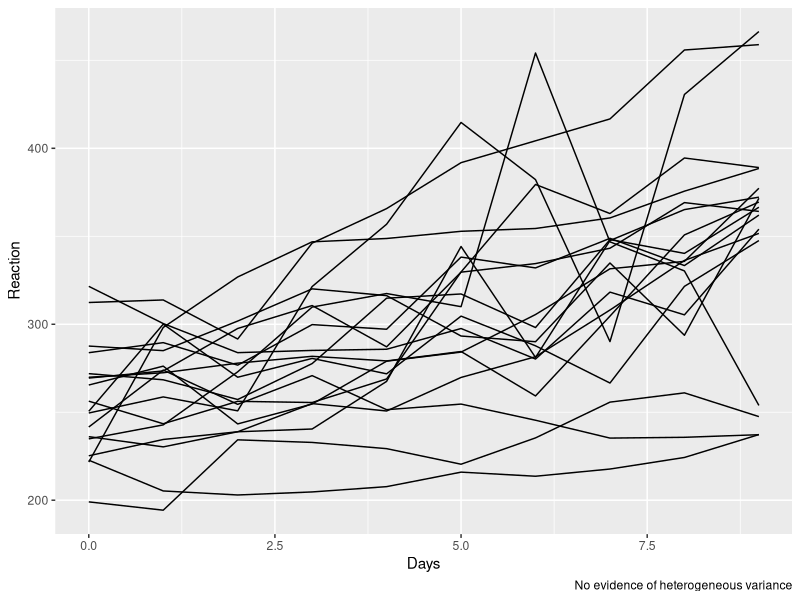
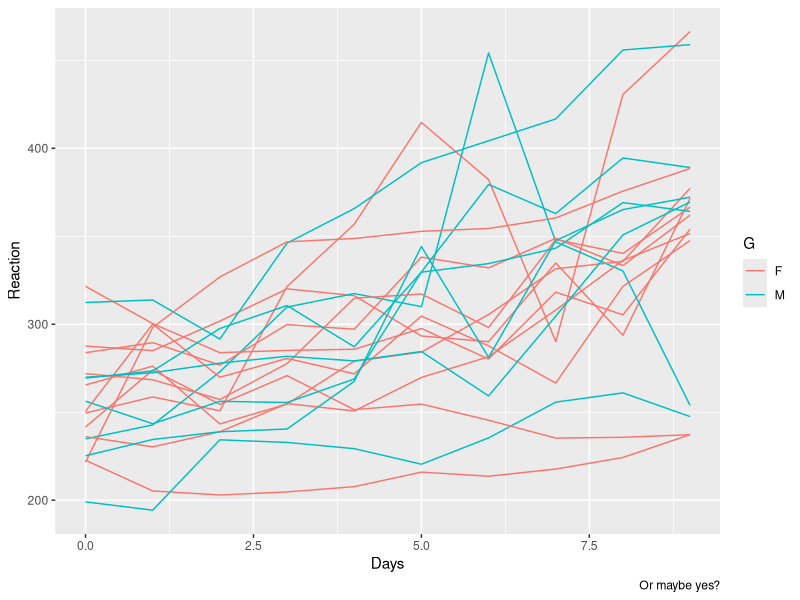

Recreate these plots in R, in order.
## ---- chunk 1
knitr::opts_chunk$set(echo = FALSE, warning = FALSE, message = FALSE)
## ---- chunk 2
library(dplyr)
library(ggplot2)
library(lme4)
library(nlme)
## ---- chunk 3
data <- sleepstudy
head(data)
## ---- chunk 4
set.seed(88)

sg <- data.frame()
sb <- unique(data$Subject)

for (i in 1:length(sb)) {
  g = sample(LETTERS[c(6,13)], size = 1)
  sg = rbind(sg, cbind(Subject=paste(sb[i]), G=g))
}

head(sg)
## ---- chunk 5
data_2 <- inner_join(data, sg, by="Subject")
head(data_2)
## ---- chunk 6
data_2 %>%
  ggplot(aes(y=Reaction, x=Days, group=Subject)) +
  geom_path() +
  labs(caption="No evidence of heterogeneous variance")
## ---- chunk 7
data_2 %>%
  ggplot(aes(y=Reaction, x=Days, group=Subject, color=G)) +
  geom_path() +
  labs(caption="Or maybe yes?")
## ---- chunk 8
# Common models for between and within person variance
model.01 = lme(fixed = Reaction ~ 1,  
               random = ~ 1 | Subject,
                       data = data_2,
                   method = 'REML')
summary(model.01)
## ---- chunk 9
VarCorr(model.01)[1]
## ---- chunk 10
getVarCov(model.01,type="marginal") 
## ---- chunk 11
getVarCov(model.01,type="marginal",individuals = 15) 
## ---- chunk 12
model.02 = lme(fixed = Reaction ~ 1,  
               random = list(Subject = pdSymm(form = ~ 1)),
                       data = data_2,
                   method = 'REML')
## ---- chunk 13
pdSymm(diag(rep(x = 1, times = 3)), nam = c("A","B","C"))
## ---- chunk 14
model.01b = lme(fixed = Reaction ~ 1,  
                random = list(Subject = pdDiag(form = ~ factor(G))),
                        data = data_2,
                method = 'REML')
summary(model.01b)
## ---- chunk 15
VarCorr(model.01b)
## ---- chunk 16
getVarCov(model.01b, type="marginal", individuals = c(1,3)) 
## ---- chunk 17
model.01c = lme(fixed = Reaction ~ 1,  
                random = list(Subject = pdSymm(form = ~ 1)),
                weights = varIdent(form = ~ 1 | factor(Days)),
                        data = data_2,
                    method = 'REML')
summary(model.01c)
## ---- chunk 18
VarCorr(model.01c)
## ---- chunk 19
getVarCov(model.01c, type="marginal", individuals = c(1,3)) 
## ---- chunk 20
wss.v <- function(model) {
  res.std = summary(model)$sigma #to re-scale the values
  wts = coef(model$modelStruct$varStruct, unconstrained=FALSE)
  res.v.g = (res.std*wts)^2
  res.v = data.frame(res.v.g)
  colnames(res.v) = "wss"
  return(res.v)
}

wss.v(model.01c)
